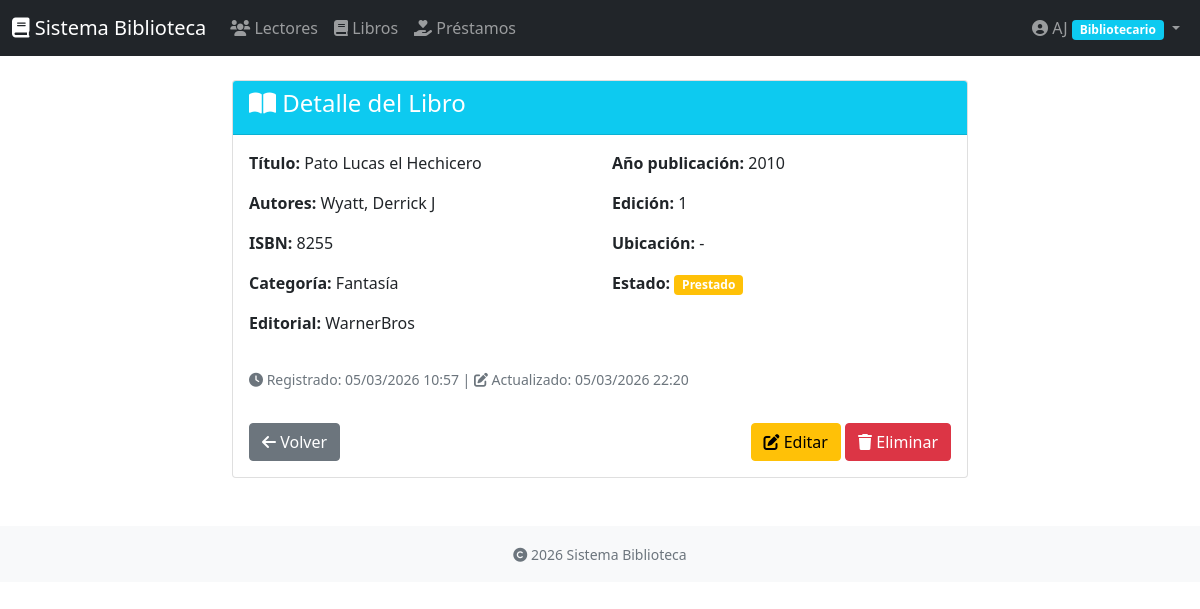
The page /libros/1/ (signed in) on the database its author committed.
### usuarios/models.py (models this page shows, shortened)
class Perfil(models.Model):
    ROLES = (
        ('admin', 'Administrador'),
        ('bibliotecario', 'Bibliotecario'),
    )
    usuario = models.OneToOneField(User, on_delete=models.CASCADE, related_name='perfil')
    rol = models.CharField(max_length=20, choices=ROLES, default='bibliotecario')
    telefono = models.CharField(max_length=15, blank=True)
    direccion = models.TextField(blank=True)
    fecha_registro = models.DateTimeField(auto_now_add=True)

### libros/models.py (models this page shows, shortened)
class Libro(models.Model):
    ESTADO_CHOICES = (
        ('disponible', 'Disponible'),
        ('prestado', 'Prestado'),
        ('en_reparacion', 'En Reparación'),
        ('perdido', 'Perdido'),
    )
    titulo = models.CharField(max_length=200)
    autores = models.ManyToManyField(Autor, related_name='libros')
    isbn = models.CharField('ISBN', max_length=13, unique=True)
    categoria = models.ForeignKey(Categoria, on_delete=models.SET_NULL, null=True, related_name='libros')
    editorial = models.CharField(max_length=200, blank=True)
    anio_publicacion = models.IntegerField(
        validators=[MinValueValidator(1900), MaxValueValidator(2100)]
    )
    edicion = models.CharField(max_length=50, blank=True)
    descripcion = models.TextField(blank=True)
    estado = models.CharField(max_length=20, choices=ESTADO_CHOICES, default='disponible')
    ubicacion = models.CharField('Estante/Ubicación', max_length=50, blank=True)
    fecha_registro = models.DateTimeField(auto_now_add=True)
    fecha_actualizacion = models.DateTimeField(auto_now=True)
    class Meta:
        ordering = ['titulo']
        verbose_name = "Libro"
        verbose_name_plural = "Libros"
    def autores_lista(self):
        return ", ".join([str(autor) for autor in self.autores.all()])
    autores_lista.short_description = "Autores"

class Autor(models.Model):
    nombre = models.CharField(max_length=100)
    apellidos = models.CharField(max_length=100)
    nacionalidad = models.CharField(max_length=100, blank=True)
    fecha_nacimiento = models.DateField(null=True, blank=True)
    biografia = models.TextField(blank=True)
    class Meta:
        ordering = ['apellidos', 'nombre']
        verbose_name = "Autor"
        verbose_name_plural = "Autores"
    def __str__(self):
        return f"{self.apellidos}, {self.nombre}"

class Categoria(models.Model):
    nombre = models.CharField(max_length=100, unique=True)
    descripcion = models.TextField(blank=True)
    class Meta:
        verbose_name = "Categoría"
        verbose_name_plural = "Categorías"
        ordering = ['nombre']
    def __str__(self):
        return self.nombre

### libros/views.py (the view)
# urls.py: path('<int:pk>/', views.detalle_libro, name='detalle_libro'),
@login_required
def detalle_libro(request, pk):
    libro = get_object_or_404(Libro, pk=pk)
    context = {'libro': libro}
    return render(request, 'libros/detalle_libro.html', context)

### templates/libros/detalle_libro.html (shortened to what this page needs)
{% extends 'base.html' %}
{% block content %}
<div class="row">
    <div class="col-md-8 mx-auto">
        <div class="card">
            <div class="card-header bg-info text-white">
                <h4><i class="fas fa-book-open"></i> Detalle del Libro</h4>
            </div>
            <div class="card-body">
                <div class="row">
                    <div class="col-md-6">
                        <p><strong>Título:</strong> {{ libro.titulo }}</p>
                        <p><strong>Autores:</strong> {{ libro.autores_lista }}</p>
                        <p><strong>ISBN:</strong> {{ libro.isbn }}</p>
                        <p><strong>Categoría:</strong> {{ libro.categoria|default:"Sin categoría" }}</p>
                        <p><strong>Editorial:</strong> {{ libro.editorial|default:"-" }}</p>
                    </div>
                    <div class="col-md-6">
                        <p><strong>Año publicación:</strong> {{ libro.anio_publicacion }}</p>
                        <p><strong>Edición:</strong> {{ libro.edicion|default:"-" }}</p>
                        <p><strong>Ubicación:</strong> {{ libro.ubicacion|default:"-" }}</p>
                        <p><strong>Estado:</strong>
                            <span class="badge
                                {% if libro.estado == 'disponible' %}bg-success
                                {% elif libro.estado == 'prestado' %}bg-warning
                                {% else %}bg-secondary{% endif %}">
                                {{ libro.get_estado_display }}
                            </span>
                        </p>
                    </div>
                </div>
                <div class="row mt-3">
                    <div class="col-12">
                        <p>
                            <small class="text-muted">
                                <i class="fas fa-clock"></i> Registrado: {{ libro.fecha_registro|date:"d/m/Y H:i" }}
                                {% if libro.fecha_actualizacion != libro.fecha_registro %}
                                | <i class="fas fa-edit"></i> Actualizado: {{ libro.fecha_actualizacion|date:"d/m/Y H:i" }}
                                {% endif %}
                            </small>
                        </p>
                    </div>
                </div>
                <div class="d-flex justify-content-between mt-3">
                    <a href="{% url 'lista_libros' %}" class="btn btn-secondary">
                        <i class="fas fa-arrow-left"></i> Volver
                    </a>
                    <div>
                        {% if user.perfil.rol == 'bibliotecario' or user.perfil.rol == 'admin' %}
                        <a href="{% url 'editar_libro' libro.pk %}" class="btn btn-warning">
                            <i class="fas fa-edit"></i> Editar
                        </a>
                        <a href="{% url 'eliminar_libro' libro.pk %}" class="btn btn-danger">
                            <i class="fas fa-trash"></i> Eliminar
                        </a>
                        {% endif %}
                    </div>
                </div>
            </div>
        </div>
    </div>
</div>
{% endblock %}

### templates/base.html (shortened to what this page needs)
<!DOCTYPE html>
<html lang="es">
<head>
    <link href="https://cdn.jsdelivr.net/npm/bootstrap@5.1.3/dist/css/bootstrap.min.css" rel="stylesheet">
    <link rel="stylesheet" href="https://cdnjs.cloudflare.com/ajax/libs/font-awesome/6.0.0/css/all.min.css">
</head>
<body>
    <nav class="navbar navbar-expand-lg navbar-dark bg-dark">
        <div class="container-fluid">
            <a class="navbar-brand" href="{% url 'dashboard' %}">
                <i class="fas fa-book"></i> Sistema Biblioteca
            </a>
            {% if user.is_authenticated %}
            <div class="collapse navbar-collapse" id="navbarNav">
                <ul class="navbar-nav me-auto">
                    <li class="nav-item">
                        <a class="nav-link" href="{% url 'lista_lectores' %}">
                            <i class="fas fa-users"></i> Lectores
                        </a>
                    </li>
                    <li class="nav-item">
                        <a class="nav-link" href="{% url 'lista_libros' %}">
                            <i class="fas fa-book"></i> Libros
                        </a>
                    </li>
                    <li class="nav-item">
                        <a class="nav-link" href="{% url 'lista_prestamos' %}">
                            <i class="fas fa-hand-holding-heart"></i> Préstamos
                        </a>
                    </li>
                </ul>
                <ul class="navbar-nav">
                    <li class="nav-item dropdown">
                        <a class="nav-link dropdown-toggle" href="#" data-bs-toggle="dropdown">
                            <i class="fas fa-user-circle"></i>
                            {{ user.get_full_name|default:user.username }}
                            <span class="badge {% if user.perfil.rol == 'admin' %}bg-danger{% else %}bg-info{% endif %}">
                                {{ user.perfil.get_rol_display }}
                            </span>
                        </a>
                    </li>
                </ul>
            </div>
            {% endif %}
        </div>
    </nav>
    <main class="container mt-4">
        {% block content %}
        {% endblock %}
    </main>
    <footer class="bg-light text-center text-muted py-3 mt-5">
        <div class="container">
            <small>
                <i class="fas fa-copyright"></i> {% now "Y" %} Sistema Biblioteca
            </small>
        </div>
    </footer>
</body>
</html>

### rows shown on the page
Libro: titulo "Pato Lucas el Hechicero", autores_lista "Wyatt, Derrick J", isbn "8255", categoria "Fantasía", editorial "WarnerBros", anio_publicacion "2010", edicion "1", ubicacion "-", estado "Prestado", fecha_registro "05/03/2026 10:57", fecha_actualizacion "05/03/2026 22:20"

### other values the page prints
{{ user.get_full_name|default:user.username }} "AJ"
{{ user.perfil.get_rol_display }} "Bibliotecario"
